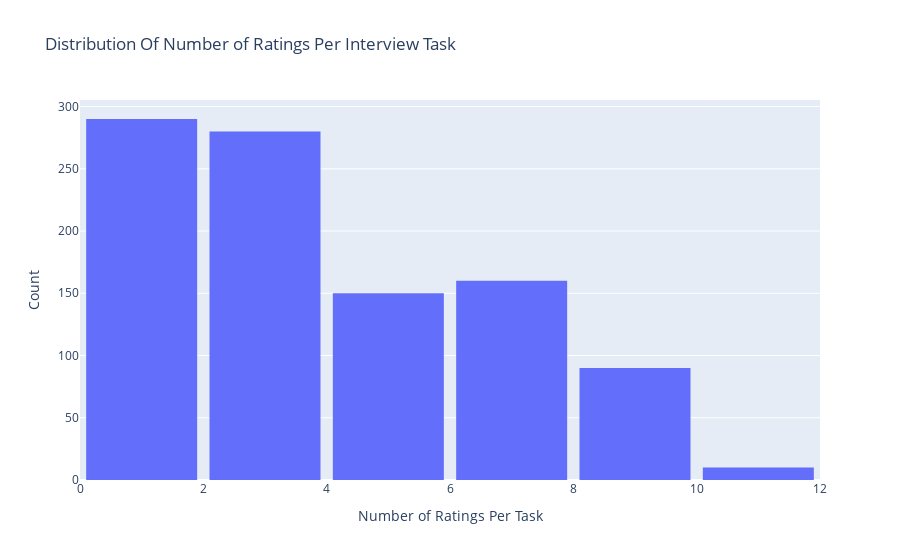
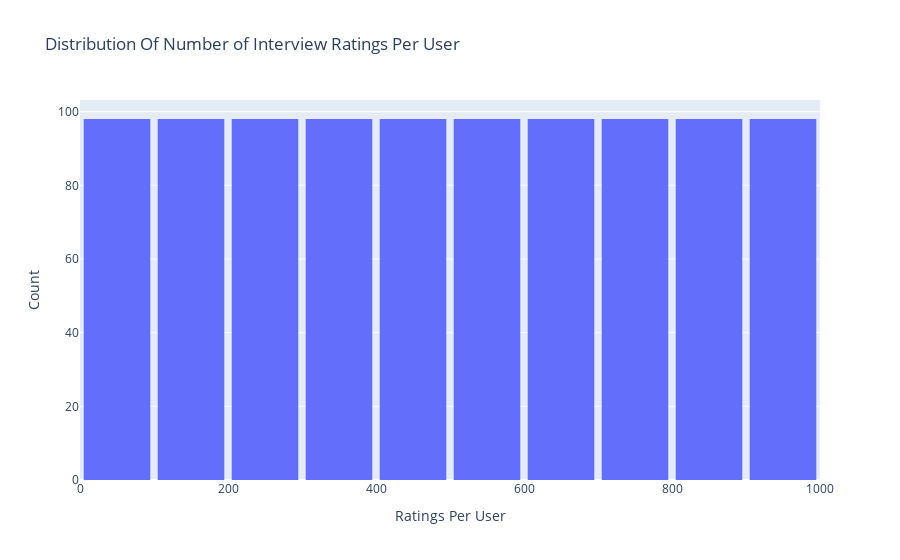

The notebook cell these images were saved under, in order:
### Code cell
combined_task_data.groupby('TaskId')['rating'].count().sort_values(ascending=True).head()

filter_interview = combined_task_data['TaskId']==0
combined_task_data[filter_interview]['TaskName'].unique()

# Distribution of Number of Ratings per task
# Create trace
trace = go.Histogram(x = combined_task_data.TaskId,
                     name = 'Ratings',
                     xbins = dict(start = 0,
                                  end = 1000,
                                  size = 2))
# Create layout
layout = go.Layout(title = 'Distribution Of Number of Ratings Per Interview Task',
                   xaxis = dict(title = 'Number of Ratings Per Task'),
                   yaxis = dict(title = 'Count'),
                   bargap = 0.1)

# Create plot
fig = go.Figure(data=[trace], layout=layout)
iplot(fig)

# Distribution of Number of Ratings per user
# Create trace
trace = go.Histogram(x = combined_task_data.id,
                     name = 'Ratings',
                     xbins = dict(start = 0,
                                  end = 1000,
                                  size = 100))
# Create layout
layout = go.Layout(title = 'Distribution Of Number of Interview Ratings Per User',
                   xaxis = dict(title = 'Ratings Per User'),
                   yaxis = dict(title = 'Count'),
                   bargap = 0.1)

# Create plot
fig = go.Figure(data=[trace], layout=layout)
iplot(fig)

### Figure 1 — Plotly figure (JSON) as saved in the notebook; plotly's stock layout.template omitted (floating-point values rounded to 4 significant figures; data arrays with more than 128 entries replaced by an {"elided": "..."} marker saying what was removed)
{"data": [{"name": "Ratings", "type": "histogram", "x": {"elided": "980 int values"}, "xbins": {"end": 1000, "size": 2, "start": 0}}], "layout": {"bargap": 0.1, "title": {"text": "Distribution Of Number of Ratings Per Interview Task"}, "xaxis": {"title": {"text": "Number of Ratings Per Task"}}, "yaxis": {"title": {"text": "Count"}}}}

### Figure 2 — Plotly figure (JSON) as saved in the notebook; plotly's stock layout.template omitted (floating-point values rounded to 4 significant figures; data arrays with more than 128 entries replaced by an {"elided": "..."} marker saying what was removed)
{"data": [{"name": "Ratings", "type": "histogram", "x": {"elided": "980 int values"}, "xbins": {"end": 1000, "size": 100, "start": 0}}], "layout": {"bargap": 0.1, "title": {"text": "Distribution Of Number of Interview Ratings Per User"}, "xaxis": {"title": {"text": "Ratings Per User"}}, "yaxis": {"title": {"text": "Count"}}}}
